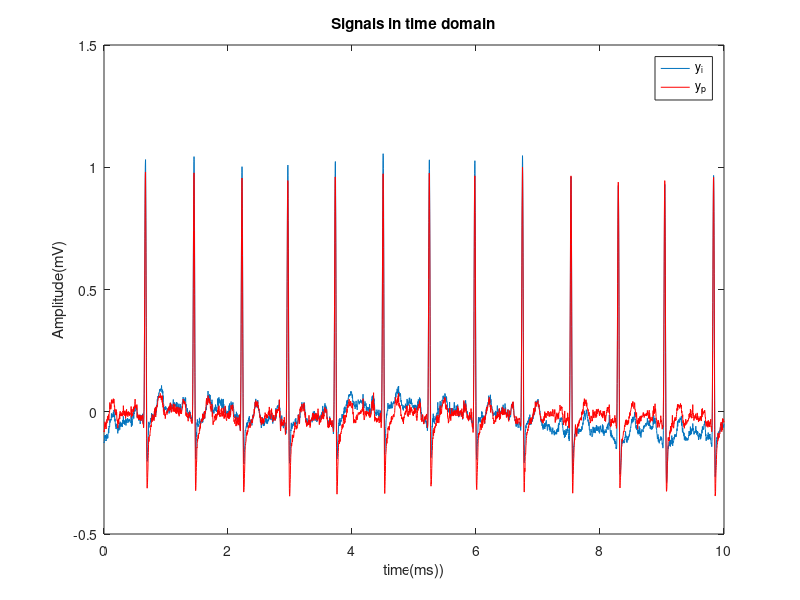
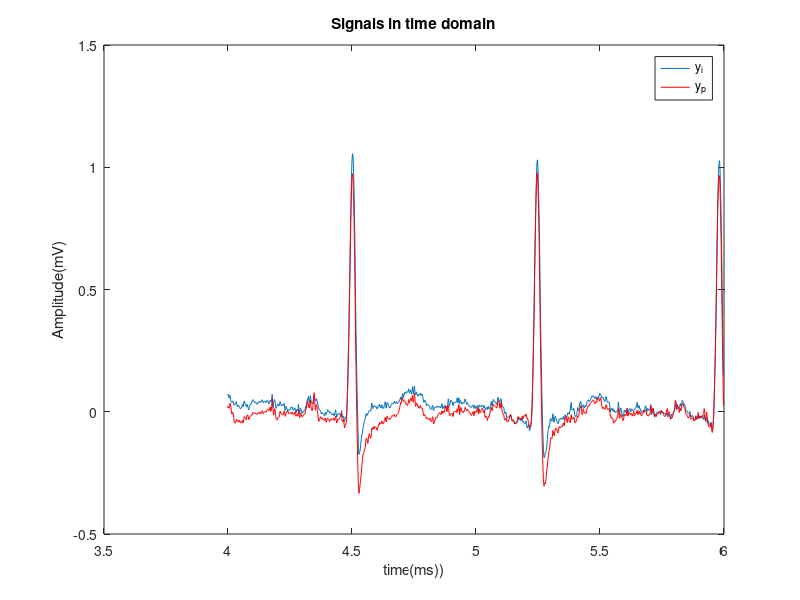

Write MATLAB code to recreate these figures, in order. (Note: this script raises an error after producing the figures.)
clear all; clc;

%load the ideal ECG
file = load("hirumi_22_LD2.mat");
data_ideal = file.data(:,1); %CH 1 , ideal
data_printed = file.data(:,2); %CH 2 , printed

%select a portion
fs= 500; %500samples/second
portion_start = 20 ;
portion_end = 30 ;
y_ideal = data_ideal(portion_start*fs + 1: portion_end*fs + 1 , 1);
y_printed = data_printed(portion_start*fs + 1: portion_end*fs + 1 , 1);

% %normalize the signals
y_ideal  = y_ideal - mean(y_ideal);
y_printed  = y_printed - mean(y_printed);

%measure signal time and number of samples
N = length(y_ideal); % Number of points
t = linspace(0,(N-1)/fs,N); % Time vector


%plot complete signal
figure
plot(t,y_ideal);
hold on
plot(t,y_printed , 'r');
hold off
legend("y_i","y_p");
title("Signals in time domain");
xlabel("time(ms))");
ylabel("Amplitude(mV)");

%plot 2 cycle signal
figure;
plot(t(2000:3000),y_ideal(2000:3000));
hold on
plot(t(2000:3000),y_printed(2000:3000) , 'r');
hold off
legend("y_i","y_p");
title("Signals in time domain");
xlabel("time(ms))");
ylabel("Amplitude(mV)");


%MSE calculate
mse = immse(y_ideal , y_printed);
fprintf("Results for 22mm-hirumi electrodes\n");
fprintf("===========================\n\n");
fprintf("MSE : %.7f \n"  , mse );

%SNR Calculate
snr = snr(y_printed , y_ideal - y_printed);
fprintf("SNR : %.3fdB \n"  , snr );

%PSNR calculate
%peaksnr = psnr(y_ideal , y_printed);
%fprintf("PSNR : %ddB \n"  , psnr );
 
%MAE error
%mae = mean(abs(data_ecg_ref , data_ecg));
e = y_ideal - y_printed;
perf = mae(e);
fprintf("MAE : %.3f \n"  , perf );

%cross corrilation
corr = xcorr(y_ideal ,y_printed,'normalized');
figure;
plot(corr);
title("Cross correlation(y_i , y_p)");
fprintf("Correlation : %.3f%%\n"  , max(corr)*100 );

%Coherance 
[cxy,f] = mscohere(y_ideal,y_printed,[],[],[],fs);
figure;
plot(f,cxy);
xlabel("Frequency(Hz)");
ylabel("Magnitude(0 - 1)");
title("Coherance(y_i , y_p)");


xdft_i = fft(y_ideal);
xdft_p = fft(y_printed);

xdft_i = xdft_i(1:(N/2+1));
xdft_p = xdft_p(1:(N/2+1));

psdx_i = (1/(fs*N)) * abs(xdft_i).^2;
psdx_p = (1/(fs*N)) * abs(xdft_p).^2;

psdx_i(2:end-1) = 2*psdx_i(2:end-1);
psdx_p(2:end-1) = 2*psdx_p(2:end-1);

freq = 0:fs/length(y_ideal):fs/2;

figure;
plot(freq,pow2db(psdx_i));
hold on;
plot(freq,pow2db(psdx_p));
hold off;
title("Periodogram Using FFT");
xlabel("Frequency (Hz)");
ylabel("Power/Frequency (dB/Hz)");
legend("ideal" , "printed");


